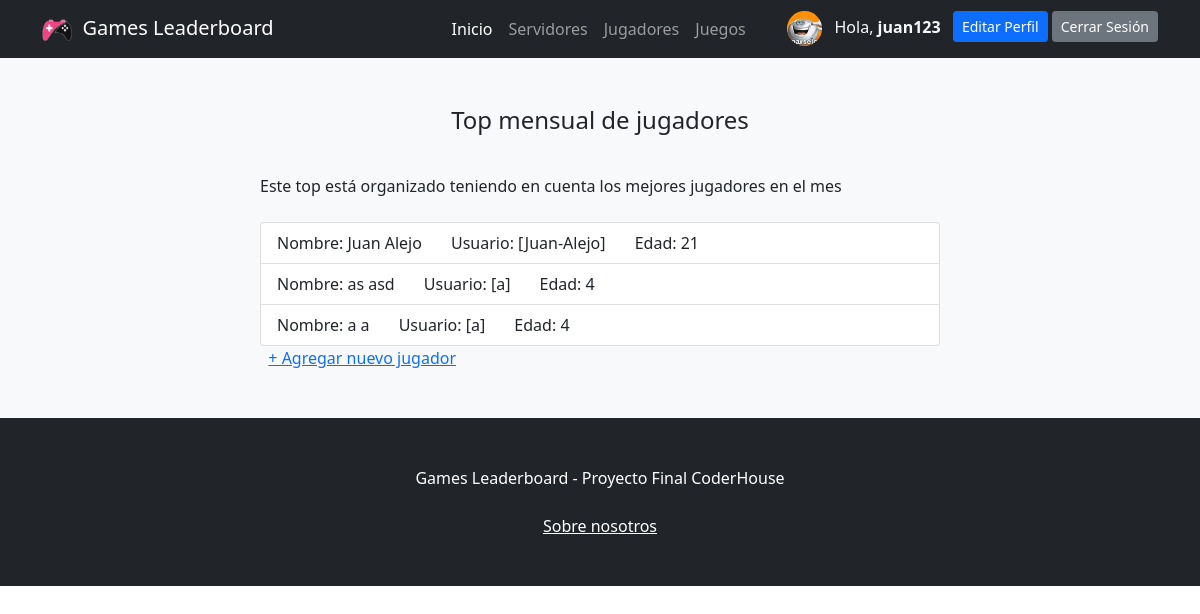
Before: /app/jugadores/ (signed in) with the older database file.
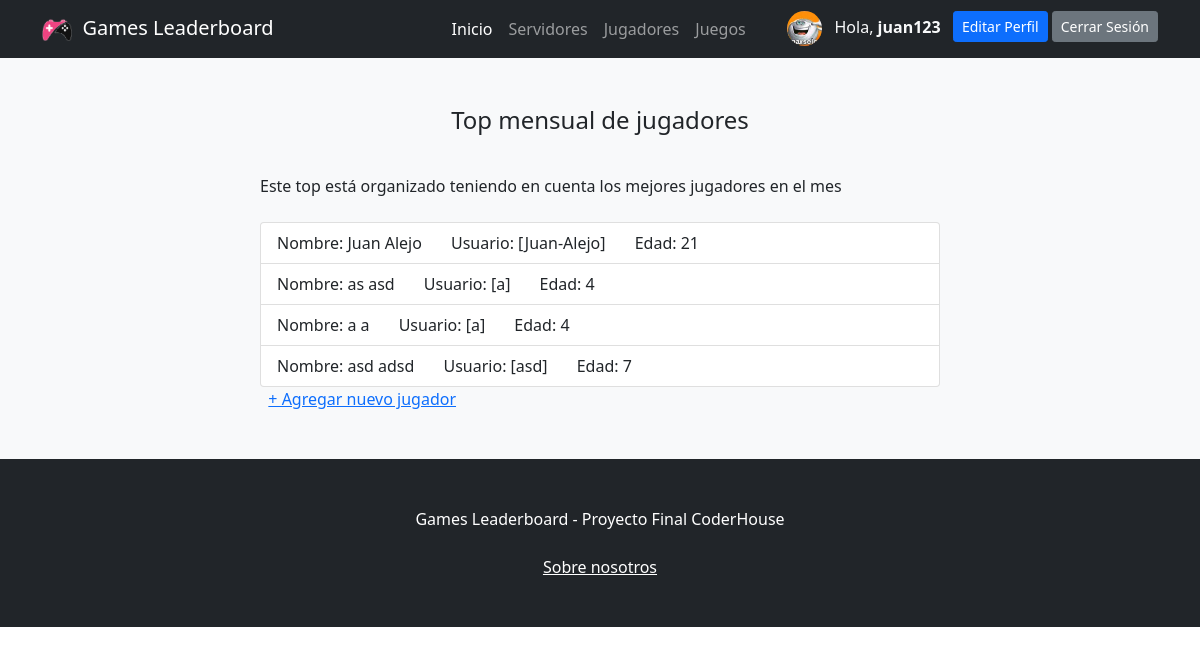
After: the same page with the newer database file.
### ProyectoFinalApp/models.py (models this page shows)
class Jugador(models.Model):
    nombre = models.CharField(max_length = 20)
    apellido = models.CharField(max_length = 20)
    edad = models.IntegerField()
    usuario = models.CharField(max_length = 25)
    class Meta:
        verbose_name_plural = "Jugadores"

### ProyectoFinalApp/views.py (the view)
# urls.py: path('jugadores/', jugadores, name= "jugadores"),
def jugadores(request):
    jugadores = Jugador.objects.all()
    return render(request, "ProyectoFinalApp/jugadores.html", {"jugadores": jugadores})

### ProyectoFinalApp/templates/ProyectoFinalApp/jugadores.html (shortened to what this page needs)
{% extends 'ProyectoFinalApp/base.html' %}
{% load static %}
{% block contenidoPagina %}
<section class="bg-light py-5">
    <div class="container px-5">
        <div class="row gx-5 justify-content-center">
            <div class="col-lg-8">
                <h4>
                    <p style="text-align:center">Top mensual de jugadores</p>
                </h4>
                <br>
                <head>Este top está organizado teniendo en cuenta los mejores jugadores en el mes</head>
                <head></head>
                <br>
                <br>
                <ul class="list-group">
                    {% for jugador in jugadores %}
                    <li class="list-group-item d-flex justify-content-between align-items-start">
                        Nombre: {{jugador.nombre}} {{jugador.apellido}}
                        &nbsp &nbsp &nbsp
                        Usuario: [{{jugador.usuario}}]
                        &nbsp &nbsp &nbsp
                        Edad: {{jugador.edad}}
                    </li>
                    {% endfor %}
                </ul>
                &nbsp&nbsp<a href="{% url 'crearJugador' %}">+ Agregar nuevo jugador</a>
            </div>
        </div>
    </div>
</section>
{% endblock %}

Changed rows visible on the page:
added Jugador: nombre "asd", apellido "adsd", usuario "asd", edad "7"
